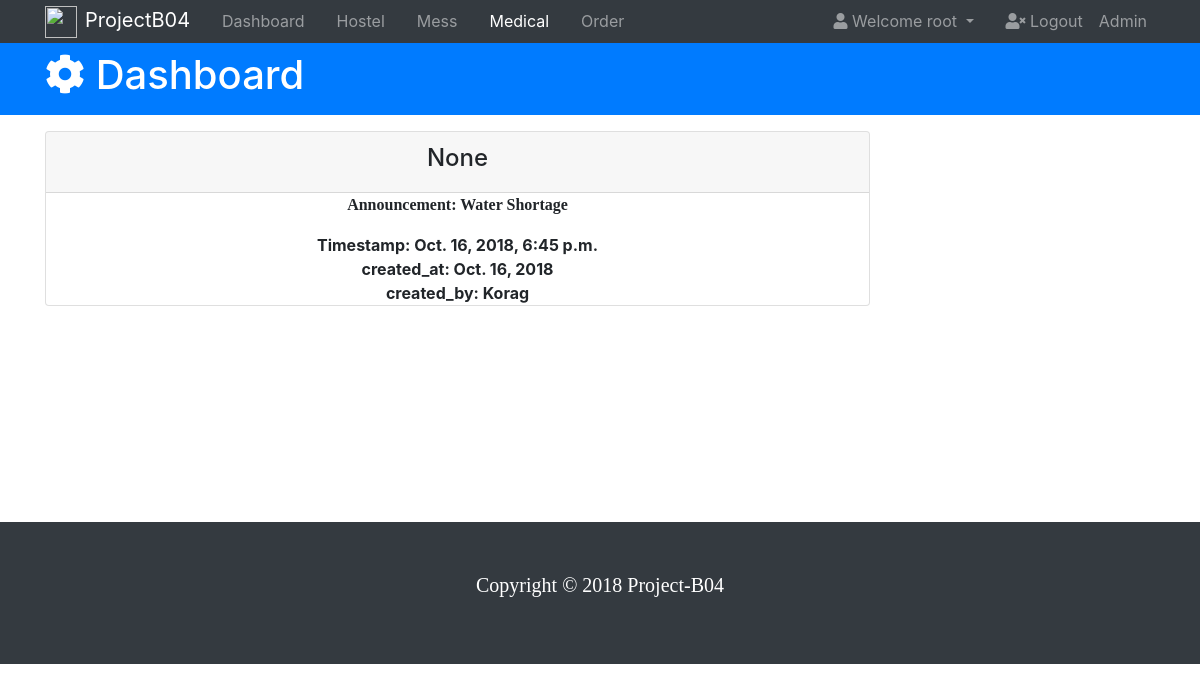
The page /dashboard/details/1/2/ (signed in) on the database as committed earlier.
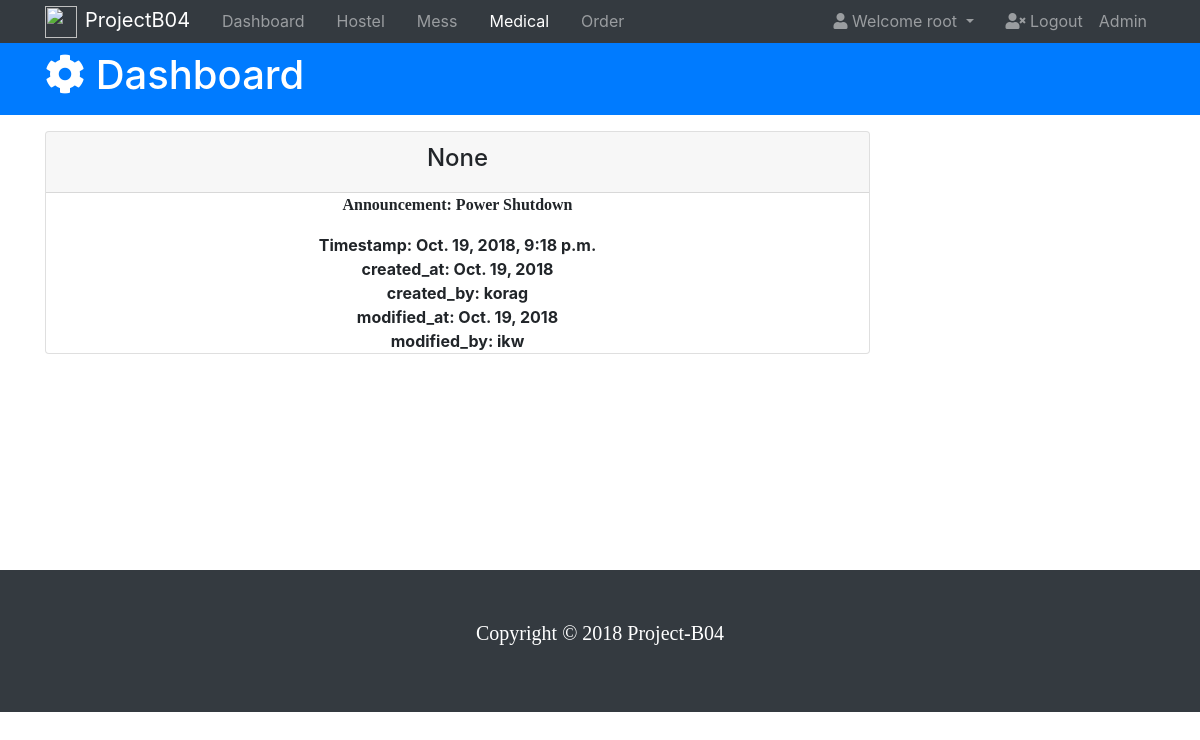
The same page on the database as committed later.
### dashboard/models.py (models this page shows, shortened)
class HostelAnnouncements(models.Model):
    announcement_title = models.CharField(max_length=30, blank=True, null=True)
    announcement = models.CharField(max_length=100, blank=True, null=True)
    timestamp = models.DateTimeField(blank=True, null=True)
    created_at = models.DateField(blank=True, null=True)
    created_by = models.CharField(max_length=45, blank=True, null=True)
    modified_at = models.DateField(blank=True, null=True)
    modified_by = models.CharField(max_length=45, blank=True, null=True)

### dashboard/views.py (the view)
# urls.py: url(r'^details/(?P<flag>\d+)/(?P<pk>\d+)/$', views.announcement_detail, name = 'announcement_detail'),
@login_required
def announcement_detail(request, flag, pk):
    if flag == '1':
        announcement = get_object_or_404(HostelAnnouncements, pk = pk)
        return render(request, 'dashboard/announcement.html', {
        'announcement': announcement
        })
    elif flag == '2':
        announcement = get_object_or_404(MessAnnouncements, pk = pk)
        return render(request, 'dashboard/announcement.html', {
        'announcement': announcement
        })
    elif flag == '3':
        announcement = get_object_or_404(MedicalAnnouncements, pk = pk)
        return render(request, 'dashboard/announcement.html', {
        'announcement': announcement
        })

### dashboard/templates/dashboard/announcement.html (shortened to what this page needs)
<!DOCTYPE html>
<html lang="en">
<head>
  <link rel="stylesheet" href="https://use.fontawesome.com/releases/v5.0.13/css/all.css"
>
  <link rel="stylesheet" href="https://stackpath.bootstrapcdn.com/bootstrap/4.1.1/css/bootstrap.min.css"
>
</head>
<body>
  <nav class="navbar navbar-expand-sm navbar-dark bg-dark p-0">
    <div class="container">
      <a href="index.html" class="navbar-brand"> <img src="https://upload.wikimedia.org/wikipedia/en/thumb/4/49/IIIT_Sri_City_Logo.png/220px-IIIT_Sri_City_Logo.png" style="width: 32px; height: 32px; margin-right: 8px;">ProjectB04</a>
      <div class="collapse navbar-collapse" id="navbarCollapse">
        <ul class="navbar-nav">
          <li class="nav-item px-2">
            <a href="{% url 'dashboard:dashboard_index' %}" class="nav-link">Dashboard</a>
          </li>
          <li class="nav-item px-2">
            <a href="hostel.html" class="nav-link">Hostel</a>
          </li>
          <li class="nav-item px-2">
            <a href="mess.html" class="nav-link">Mess</a>
          </li>
          <li class="nav-item px-2">
            <a href="medical.html" class="nav-link active">Medical</a>
          </li>
          <li class="nav-item px-2">
            <a href="{% url 'orders:order_index' %}" class="nav-link">Order</a>
          </li>
        </ul>
        <ul class="navbar-nav ml-auto">
          <li class="nav-item dropdown mr-3">
            <a href="#" class="nav-link dropdown-toggle" data-toggle="dropdown">
              <i class="fas fa-user"></i> Welcome {{request.user}}
            </a>
          </li>
          <li class="nav-item">
            <a href="{% url 'accounts:student_logout' %}" class="nav-link">
              <i class="fas fa-user-times"></i> Logout
            </a>
          </li>
          <li class="nav-item">
            <a href="{% url 'admin:index' %}" class="nav-link">
               Admin
            </a>
          </li>
        </ul>
      </div>
    </div>
  </nav>
  <header id="main-header" class="py-2 bg-primary text-white">
    <div class="container">
      <div class="row">
        <div class="col-md-6">
          <h1>
            <i class="fas fa-cog"></i> Dashboard</h1>
        </div>
      </div>
    </div>
  </header>
  <section id="posts">
    <center><div class="container">
      <div class="row">
        <div class="col-md-9">
          <div class="card">
            <div class="card-header">
              <h4>{{announcement.announcement_title}}</h4>
            </div>
            <div class="announcement-body">
              <p><b>Announcement: {{ announcement.announcement }}</b></p>
            </div>
            <div class="Announcement-properties">
              <b>Timestamp: {{ announcement.timestamp }}</b><br>
              <b>created_at: {{ announcement.created_at }}</b><br>
              <b>created_by: {{ announcement.created_by }}</b><br>
              {% if announcement.modified_at %}
                <b>modified_at: {{ announcement.modified_at }}</b><br>
                <b>modified_by: {{ announcement.modified_by }}</b><br>
              {% endif %}
            </div>
          </div>
        </div>
      </div>
    </div>
  </center>
  </section>
  <br><br><br><br><br><br><br>
  <footer id="main-footer" class="bg-dark text-white mt-5 p-5">
    <div class="container">
      <div class="row">
        <div class="col">
          <p class="lead text-center">
            Copyright &copy;
            <span id="year"></span>
            Project-B04
          </p>
        </div>
      </div>
    </div>
  </footer>
</body>
</html>

Rows that differ between the two databases and show on the page:
changed HostelAnnouncements "None": announcement "Water Shortage" → "Power Shutdown"; timestamp "Oct. 16, 2018, 6:45 p.m." → "Oct. 19, 2018, 9:18 p.m."; created_at "Oct. 16, 2018" → "Oct. 19, 2018"; created_by "Korag" → "korag"; modified_at (not shown) → "Oct. 19, 2018"; modified_by (not shown) → "ikw"
Other text that changed with them:
text now shown: "modified_at: modified_by:"
